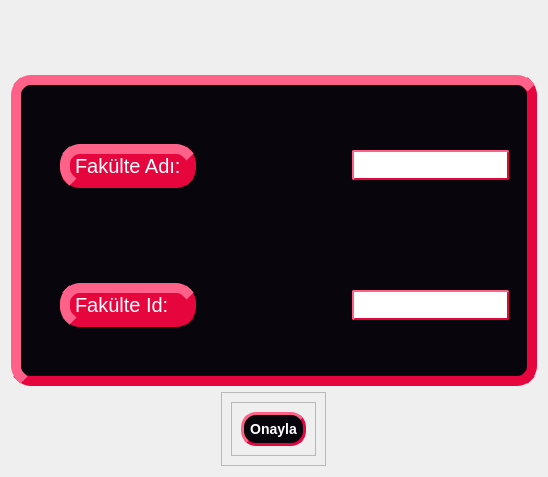
         <widget class="QWidget" name="pageFakulteEkle">
          <layout class="QVBoxLayout" name="verticalLayout_15">
           <property name="topMargin">
            <number>75</number>
           </property>
           <item alignment="Qt::AlignHCenter|Qt::AlignVCenter">
            <widget class="QFrame" name="frame_13">
             <property name="styleSheet">
              <string notr="true">QFrame{
background-color: rgb(9,5,13);
border-color: rgb(231, 5, 62);
border-width: 10px;
border-style: outset;
border-radius: 20px;
}</string>
             </property>
             <property name="frameShape">
              <enum>QFrame::StyledPanel</enum>
             </property>
             <property name="frameShadow">
              <enum>QFrame::Raised</enum>
             </property>
             <layout class="QHBoxLayout" name="horizontalLayout_7" stretch="50,50">
              <property name="topMargin">
               <number>9</number>
              </property>
              <property name="bottomMargin">
               <number>40</number>
              </property>
              <item alignment="Qt::AlignRight|Qt::AlignVCenter">
               <widget class="QFrame" name="frame_15">
                <property name="styleSheet">
                 <string notr="true">border:none;</string>
                </property>
                <property name="frameShape">
                 <enum>QFrame::StyledPanel</enum>
                </property>
                <property name="frameShadow">
                 <enum>QFrame::Raised</enum>
                </property>
                <layout class="QVBoxLayout" name="verticalLayout_16">
                 <property name="spacing">
                  <number>95</number>
                 </property>
                 <property name="topMargin">
                  <number>50</number>
                 </property>
                 <property name="rightMargin">
                  <number>75</number>
                 </property>
                 <item>
                  <widget class="QLabel" name="label">
                   <property name="sizePolicy">
                    <sizepolicy hsizetype="Preferred" vsizetype="Preferred">
                     <horstretch>0</horstretch>
                     <verstretch>0</verstretch>
                    </sizepolicy>
                   </property>
                   <property name="styleSheet">
                    <string notr="true">QLabel{
background-color: rgb(231, 5, 62);
border-color: rgb(231, 5, 62);
border-width: 10px;
border-style: outset;
border-radius: 20px;
color:rgb(255,255,255);
font-size: 20px;
}</string>
                   </property>
                   <property name="text">
                    <string>Fakülte Adı:</string>
                   </property>
                  </widget>
                 </item>
                 <item>
                  <widget class="QLabel" name="label_9">
                   <property name="styleSheet">
                    <string notr="true">QLabel{
background-color: rgb(231, 5, 62);
border-color: rgb(231, 5, 62);
border-width: 10px;
border-style: outset;
border-radius: 20px;
color:rgb(255,255,255);
font-size: 20px;
}</string>
                   </property>
                   <property name="text">
                    <string>Fakülte Id:</string>
                   </property>
                  </widget>
                 </item>
                </layout>
               </widget>
              </item>
              <item alignment="Qt::AlignLeft|Qt::AlignVCenter">
               <widget class="QFrame" name="frame_16">
                <property name="styleSheet">
                 <string notr="true">border:none;</string>
                </property>
                <property name="frameShape">
                 <enum>QFrame::StyledPanel</enum>
                </property>
                <property name="frameShadow">
                 <enum>QFrame::Raised</enum>
                </property>
                <layout class="QVBoxLayout" name="verticalLayout_17">
                 <property name="spacing">
                  <number>110</number>
                 </property>
                 <property name="leftMargin">
                  <number>75</number>
                 </property>
                 <property name="topMargin">
                  <number>50</number>
                 </property>
                 <property name="rightMargin">
                  <number>9</number>
                 </property>
                 <item>
                  <widget class="QLineEdit" name="lnEkleFakulteAd">
                   <property name="styleSheet">
                    <string notr="true">QLineEdit{
border-color: rgb(231, 5, 62);
border-width: 2px;
border-style: outset;
border-radius: 2px;
color:rgb(255,255,255);
font-size: 20px;
}

QLineEdit:hover {
background-color: qlineargradient(spread:pad, x1:0, y1:1, x2:0, y2:0, stop:0 rgb(41, 128, 185), stop:1 rgb(52, 152, 219));
}</string>
                   </property>
                  </widget>
                 </item>
                 <item>
                  <widget class="QLineEdit" name="lnEkleFakulteId">
                   <property name="styleSheet">
                    <string notr="true">QLineEdit{
border-color: rgb(231, 5, 62);
border-width: 2px;
border-style: outset;
border-radius: 2px;
color:rgb(255,255,255);
font-size: 20px;
}

QLineEdit:hover {
background-color: qlineargradient(spread:pad, x1:0, y1:1, x2:0, y2:0, stop:0 rgb(41, 128, 185), stop:1 rgb(52, 152, 219));
}</string>
                   </property>
                  </widget>
                 </item>
                </layout>
               </widget>
              </item>
             </layout>
            </widget>
           </item>
           <item alignment="Qt::AlignHCenter|Qt::AlignVCenter">
            <widget class="QFrame" name="frame_14">
             <property name="frameShape">
              <enum>QFrame::StyledPanel</enum>
             </property>
             <property name="frameShadow">
              <enum>QFrame::Raised</enum>
             </property>
             <layout class="QVBoxLayout" name="verticalLayout_18">
              <item alignment="Qt::AlignHCenter|Qt::AlignVCenter">
               <widget class="QFrame" name="frame_17">
                <property name="frameShape">
                 <enum>QFrame::StyledPanel</enum>
                </property>
                <property name="frameShadow">
                 <enum>QFrame::Raised</enum>
                </property>
                <layout class="QVBoxLayout" name="verticalLayout_19">
                 <item>
                  <widget class="QPushButton" name="btnFakulteEkleOnayla">
                   <property name="styleSheet">
                    <string notr="true">QPushButton {
	background-color: rgb(9,5,13);
    border-style: outset;
    border-width: 3px;
    border-radius: 15px;
    border-color: rgb(231,5,62);
    font: bold 14px;
	color:rgb(255,255,255);
    min-width: 10em;
    padding: 6px;
}

QPushButton:hover {
background-color: qlineargradient(spread:pad, x1:0, y1:1, x2:0, y2:0, stop:0 rgb(41, 128, 185), stop:1 rgb(52, 152, 219));
}</string>
                   </property>
                   <property name="text">
                    <string>Onayla</string>
                   </property>
                  </widget>
                 </item>
                </layout>
               </widget>
              </item>
             </layout>
            </widget>
           </item>
          </layout>
         </widget>
